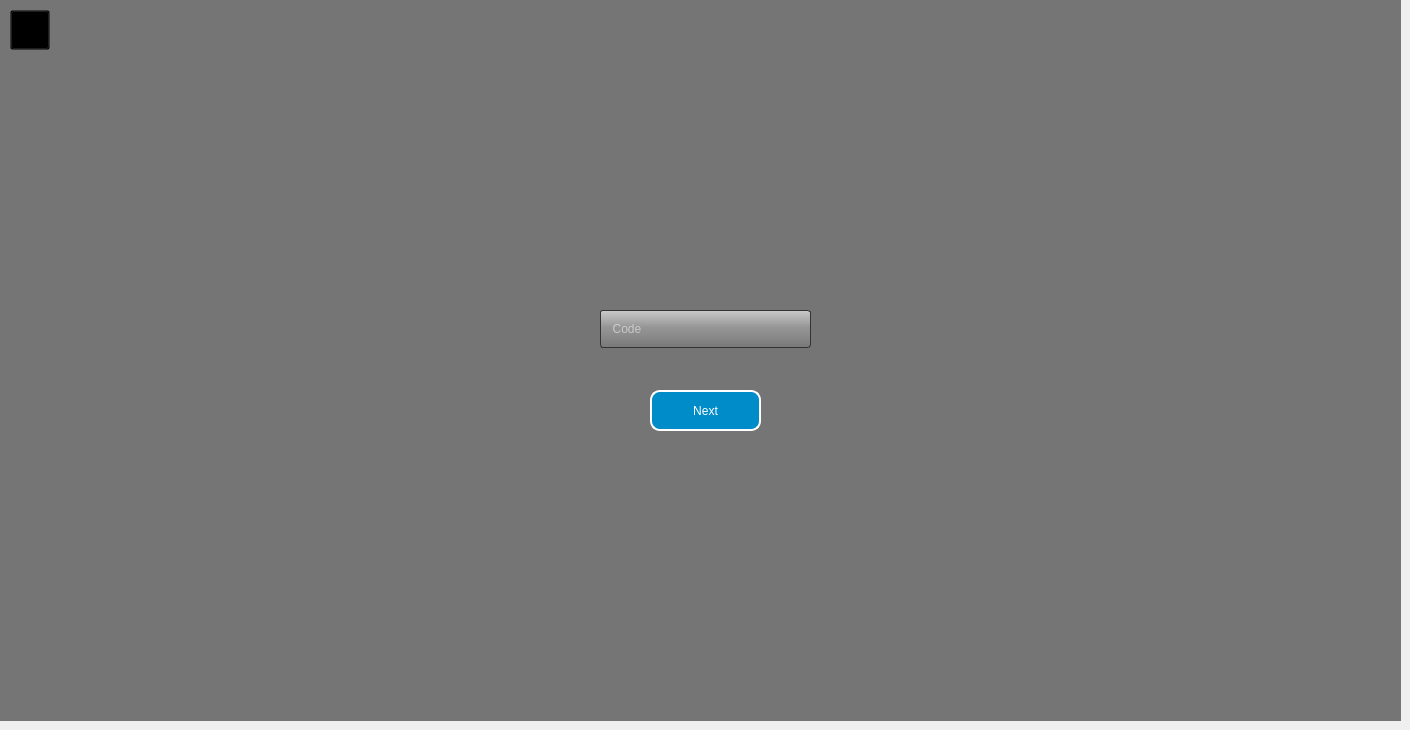
    <widget class="QWidget" name="page_28">
     <widget class="QPushButton" name="back_7">
      <property name="geometry">
       <rect>
        <x>10</x>
        <y>10</y>
        <width>40</width>
        <height>40</height>
       </rect>
      </property>
      <property name="styleSheet">
       <string notr="true">QPushButton{
border-image: url(:/new/icons/icons/back.png);
background-color: rgba(0, 0, 0, 0%);
}
QPushButton:pressed{
border-image: url(:/new/icons/icons/back3.png);
background-color: rgba(0, 0, 0, 0%);
}</string>
      </property>
      <property name="text">
       <string/>
      </property>
     </widget>
     <widget class="QPushButton" name="next_2">
      <property name="geometry">
       <rect>
        <x>650</x>
        <y>390</y>
        <width>111</width>
        <height>41</height>
       </rect>
      </property>
      <property name="styleSheet">
       <string notr="true">QPushButton{
border-style: solid;
background-color: rgb(0, 139, 201);
color: rgb(255, 255, 255);
border-width: 2px;
border-radius: 10px;
font: 16px &quot;Eras Bold ITC&quot;;
}
QPushButton:pressed{
border-style: solid;
color: rgb(255, 255, 255);
font: 16px &quot;Eras Bold ITC&quot;;
border: 1px solid #333333;
border-width: 2px;
border-radius: 10px;
background: qlineargradient(x1:0, y1:0, x2:0, y2:1, stop:0 #032E48, stop:0.48 #032E48, stop:0.52 #032E48, stop:1 #032E48);
}</string>
      </property>
      <property name="text">
       <string>Next</string>
      </property>
     </widget>
     <widget class="QLineEdit" name="code">
      <property name="geometry">
       <rect>
        <x>600</x>
        <y>310</y>
        <width>211</width>
        <height>38</height>
       </rect>
      </property>
      <property name="cursor">
       <cursorShape>IBeamCursor</cursorShape>
      </property>
      <property name="styleSheet">
       <string notr="true">QLineEdit{
border-style: solid;
background-color:rgb(255, 255, 255);
color: rgb(255, 255, 255);
border-width: 2px;
border-radius: 10px;
font: 16px &quot;Eras Bold ITC&quot;;
border: 1px solid #333333;
border-radius: 3px;
background: qlineargradient(x1:0, y1:0, x2:0, y2:1, stop:0 #C9C9C9, stop:0.48 #939393, stop:0.52 #939393, stop:1 #797979);
padding: 1px 23px 1px 3px;
}</string>
      </property>
      <property name="placeholderText">
       <string>  Code</string>
      </property>
     </widget>
     <widget class="QLabel" name="label_68">
      <property name="geometry">
       <rect>
        <x>0</x>
        <y>0</y>
        <width>1401</width>
        <height>721</height>
       </rect>
      </property>
      <property name="styleSheet">
       <string notr="true">QLabel{
background-color:rgba(0, 0, 0,0.2%);
}</string>
      </property>
      <property name="text">
       <string/>
      </property>
     </widget>
     <widget class="QLabel" name="bg_14">
      <property name="geometry">
       <rect>
        <x>0</x>
        <y>0</y>
        <width>1401</width>
        <height>721</height>
       </rect>
      </property>
      <property name="styleSheet">
       <string notr="true">border-image: url(:/new/img/img/bg.jpg) 0 0 0 0 stretch stretch;</string>
      </property>
      <property name="text">
       <string/>
      </property>
     </widget>
     <zorder>bg_14</zorder>
     <zorder>label_68</zorder>
     <zorder>back_7</zorder>
     <zorder>next_2</zorder>
     <zorder>code</zorder>
    </widget>
